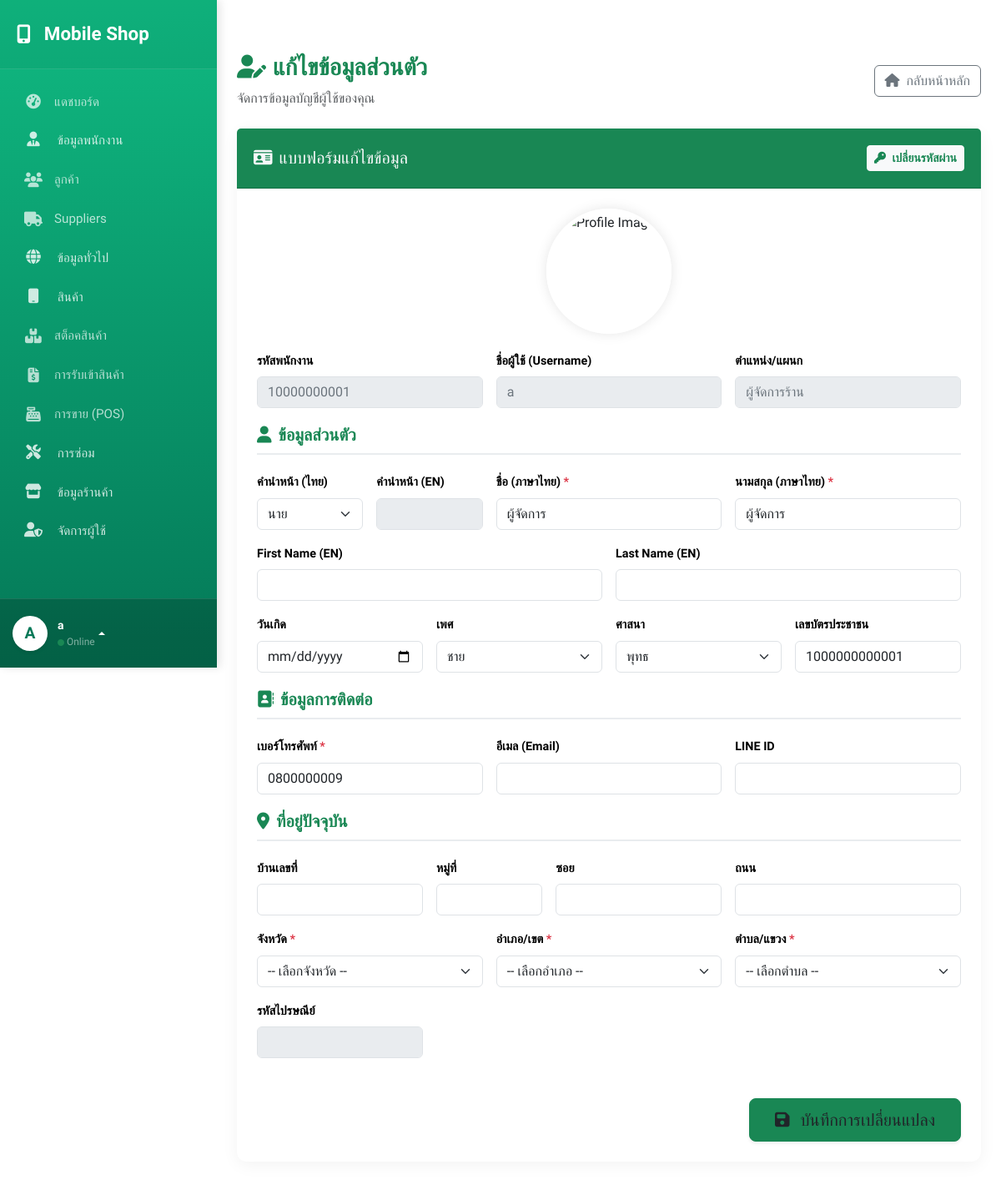
The app's page /profile/change_profile.php (signed in) with its own data.
### tables this page shows
CREATE TABLE `employees` (
  `emp_id` int(6) NOT NULL,
  `emp_code` varchar(20) NOT NULL,
  `emp_national_id` varchar(20) NOT NULL,
  `firstname_th` varchar(30) NOT NULL,
  `lastname_th` varchar(30) NOT NULL,
  `firstname_en` varchar(30) DEFAULT NULL,
  `lastname_en` varchar(30) DEFAULT NULL,
  `emp_phone_no` varchar(20) NOT NULL,
  `emp_email` varchar(75) DEFAULT NULL,
  `emp_line_id` varchar(30) DEFAULT NULL,
  `emp_birthday` date DEFAULT NULL,
  `create_at` datetime NOT NULL DEFAULT current_timestamp(),
  `update_at` datetime NOT NULL DEFAULT current_timestamp(),
  `emp_gender` enum('Male','Female') NOT NULL,
  `emp_status` enum('Active','Resigned') NOT NULL,
  `prefixs_prefix_id` int(6) NOT NULL,
  `Addresses_address_id` int(6) NOT NULL,
  `religions_religion_id` int(2) NOT NULL,
  `departments_dept_id` int(11) NOT NULL,
  `branches_branch_id` int(3) NOT NULL,
  `users_user_id` int(6) DEFAULT NULL COMMENT 'FK อ้างอิงตาราง users',
  `emp_image` varchar(255) DEFAULT NULL COMMENT 'ชื่อไฟล์รูปโปรไฟล์'
);

CREATE TABLE `users` (
  `user_id` int(6) NOT NULL,
  `username` varchar(50) NOT NULL,
  `password` varchar(255) NOT NULL,
  `user_status` enum('Active','Inactive') NOT NULL,
  `create_at` datetime NOT NULL DEFAULT current_timestamp(),
  `update_at` datetime NOT NULL DEFAULT current_timestamp()
);

CREATE TABLE `departments` (
  `dept_id` int(4) NOT NULL,
  `shop_info_shop_id` int(3) NOT NULL,
  `dept_name` varchar(50) NOT NULL,
  `dept_desc` varchar(100) DEFAULT NULL,
  `create_at` datetime NOT NULL DEFAULT current_timestamp(),
  `update_at` datetime NOT NULL DEFAULT current_timestamp()
);

CREATE TABLE `religions` (
  `religion_id` int(2) NOT NULL,
  `religion_name_th` varchar(30) NOT NULL,
  `religion_name_en` varchar(30) DEFAULT NULL,
  `is_active` tinyint(1) NOT NULL DEFAULT 1 COMMENT 'สถานะ (1=ใช้งาน, 0=ไม่ใช้งาน)'
);

### profile/change_profile.php (the view, shortened to what this page needs)
<?php
require '../config/config.php';
$user_id = $_SESSION['user_id'];
$sql = "SELECT e.*, u.username,
               d.dept_name, b.branch_name,
               a.address_id, a.home_no, a.moo, a.soi, a.road,
               sd.subdistrict_id, dist.district_id, pv.province_id, sd.zip_code,
               p.prefix_th, p.prefix_en
        FROM employees e
        JOIN users u ON e.users_user_id = u.user_id
        LEFT JOIN prefixs p ON e.prefixs_prefix_id = p.prefix_id
        LEFT JOIN departments d ON e.departments_dept_id = d.dept_id
        LEFT JOIN branches b ON e.branches_branch_id = b.branch_id
        LEFT JOIN addresses a ON e.Addresses_address_id = a.address_id
        LEFT JOIN subdistricts sd ON a.subdistricts_subdistrict_id = sd.subdistrict_id
        LEFT JOIN districts dist ON sd.districts_district_id = dist.district_id
        LEFT JOIN provinces pv ON dist.provinces_province_id = pv.province_id
        WHERE e.users_user_id = $user_id";
$user_data = mysqli_fetch_assoc(mysqli_query($conn, $sql));
$prefixes = mysqli_query($conn, "SELECT * FROM prefixs");
$religions = mysqli_query($conn, "SELECT * FROM religions");
?>
<!DOCTYPE html>
<html lang="th">
<head>
    <link href="https://cdn.jsdelivr.net/npm/bootstrap@5.3.3/dist/css/bootstrap.min.css" rel="stylesheet">
    <link href="https://cdnjs.cloudflare.com/ajax/libs/font-awesome/6.5.1/css/all.min.css" rel="stylesheet">
</head>
<body>
    <div class="d-flex" id="wrapper">
        <?php include '../global/sidebar.php'; ?>
        <div class="main-content w-100">
            <div class="container-fluid py-4">
                <div class="container">
                    <div class="d-flex justify-content-between align-items-center mb-4">
                        <div>
                            <h3 class="fw-bold text-success"><i class="fas fa-user-edit me-2"></i>แก้ไขข้อมูลส่วนตัว</h3>
                            <p class="text-muted mb-0 ">จัดการข้อมูลบัญชีผู้ใช้ของคุณ</p>
                        </div>
                        <a href="../home/dashboard.php" class="btn btn-outline-secondary"><i class="fas fa-home me-1"></i> กลับหน้าหลัก</a>
                    </div>
                    <div class="card card-custom">
                        <div class="card-header card-header-custom d-flex justify-content-between align-items-center">
                            <h5 class="mb-0 text-light"><i class="fas fa-id-card me-2"></i>แบบฟอร์มแก้ไขข้อมูล</h5>
                            <a href="change_password.php" class="btn btn-light btn-sm text-success fw-bold"><i class="fas fa-key me-1"></i> เปลี่ยนรหัสผ่าน</a>
                        </div>
                        <div class="card-body p-4">
                            <div class="text-center">
                                <div class="profile-img-container">
                                    <?php
                                    $img_src = !empty($user_data['emp_image']) ? '../uploads/employees/' . $user_data['emp_image'] : '../assets/img/default_avatar.png';
                                    ?>
                                    <img src="<?= $img_src ?>" alt="Profile Image" class="profile-img" onerror="this.src='../assets/img/default_avatar.png'">
                                </div>
                            </div>
                            <form method="POST">
                                <div class="row g-3">
                                    <div class="col-md-4">
                                        <label class="form-label">รหัสพนักงาน</label>
                                        <input type="text" class="form-control readonly-input" value="<?= $user_data['emp_code'] ?>" readonly>
                                    </div>
                                    <div class="col-md-4">
                                        <label class="form-label">ชื่อผู้ใช้ (Username)</label>
                                        <input type="text" class="form-control readonly-input" value="<?= $user_data['username'] ?>" readonly>
                                    </div>
                                    <div class="col-md-4">
                                        <label class="form-label">ตำแหน่ง/แผนก</label>
                                        <input type="text" class="form-control readonly-input" value="<?= $user_data['dept_name'] ?? '-' ?>" readonly>
                                    </div>
                                </div>
                                <h5 class="form-section-title"><i class="fas fa-user me-2"></i>ข้อมูลส่วนตัว</h5>
                                <div class="row g-3">
                                    <div class="col-md-2">
                                        <label class="form-label">คำนำหน้า (ไทย)</label>
                                        <select name="prefix_id" id="prefix_id" class="form-select" onchange="updatePrefixEn()">
                                            <?php foreach ($prefixes as $p): ?>
                                                <option value="<?= $p['prefix_id'] ?>"
                                                    data-en="<?= $p['prefix_en'] ?>"
                                                    <?= $p['prefix_id'] == $user_data['prefixs_prefix_id'] ? 'selected' : '' ?>>
                                                    <?= $p['prefix_th'] ?>
                                                </option>
                                            <?php endforeach; ?>
                                        </select>
                                    </div>
                                    <div class="col-md-2">
                                        <label class="form-label">คำนำหน้า (EN)</label>
                                        <input type="text" id="prefix_en" class="form-control readonly-input" value="<?= $user_data['prefix_en'] ?>" readonly>
                                    </div>
                                    <div class="col-md-4">
                                        <label class="form-label">ชื่อ (ภาษาไทย) <span class="text-danger">*</span></label>
                                        <input type="text" name="firstname_th" class="form-control" value="<?= $user_data['firstname_th'] ?>" required>
                                    </div>
                                    <div class="col-md-4">
                                        <label class="form-label">นามสกุล (ภาษาไทย) <span class="text-danger">*</span></label>
                                        <input type="text" name="lastname_th" class="form-control" value="<?= $user_data['lastname_th'] ?>" required>
                                    </div>
                                    <div class="col-md-6">
                                        <label class="form-label">First Name (EN)</label>
                                        <input type="text" name="firstname_en" class="form-control" value="<?= $user_data['firstname_en'] ?>">
                                    </div>
                                    <div class="col-md-6">
                                        <label class="form-label">Last Name (EN)</label>
                                        <input type="text" name="lastname_en" class="form-control" value="<?= $user_data['lastname_en'] ?>">
                                    </div>
                                    <div class="col-md-3">
                                        <label class="form-label">วันเกิด</label>
                                        <input type="date" name="emp_birthday" class="form-control" value="<?= $user_data['emp_birthday'] ?>">
                                    </div>
                                    <div class="col-md-3">
                                        <label class="form-label">เพศ</label>
                                        <select name="emp_gender" class="form-select">
                                            <option value="Male" <?= $user_data['emp_gender'] == 'Male' ? 'selected' : '' ?>>ชาย</option>
                                        </select>
                                    </div>
                                    <div class="col-md-3">
                                        <label class="form-label">ศาสนา</label>
                                        <select name="religion_id" class="form-select">
                                            <?php foreach ($religions as $r): ?>
                                                <option value="<?= $r['religion_id'] ?>" <?= $r['religion_id'] == $user_data['religions_religion_id'] ? 'selected' : '' ?>>
                                                    <?= $r['religion_name_th'] ?>
                                                </option>
                                            <?php endforeach; ?>
                                        </select>
                                    </div>
                                    <div class="col-md-3">
                                        <label class="form-label">เลขบัตรประชาชน</label>
                                        <input type="text" name="emp_national_id" id="emp_national_id" class="form-control"
                                            value="<?= $user_data['emp_national_id'] ?>" maxlength="13">
                                    </div>
                                </div>
                                <h5 class="form-section-title"><i class="fas fa-address-book me-2"></i>ข้อมูลการติดต่อ</h5>
                                <div class="row g-3">
                                    <div class="col-md-4">
                                        <label class="form-label">เบอร์โทรศัพท์ <span class="text-danger">*</span></label>
                                        <input type="text" name="emp_phone_no" id="emp_phone_no" class="form-control"
                                            value="<?= $user_data['emp_phone_no'] ?>" maxlength="10" required>
                                    </div>
                                    <div class="col-md-4">
                                        <label class="form-label">อีเมล (Email)</label>
                                        <input type="email" name="emp_email" class="form-control" value="<?= $user_data['emp_email'] ?>">
                                    </div>
                                    <div class="col-md-4">
                                        <label class="form-label">LINE ID</label>
                                        <input type="text" name="emp_line_id" class="form-control" value="<?= $user_data['emp_line_id'] ?>">
                                    </div>
                                </div>
                                <h5 class="form-section-title"><i class="fas fa-map-marker-alt me-2"></i>ที่อยู่ปัจจุบัน</h5>
                                <div class="row g-3">
                                    <div class="col-md-3">
                                        <label class="form-label">บ้านเลขที่</label>
                                        <input type="text" name="home_no" class="form-control" value="<?= $user_data['home_no'] ?>">
                                    </div>
                                    <div class="col-md-2">
                                        <label class="form-label">หมู่ที่</label>
                                        <input type="text" name="moo" class="form-control" value="<?= $user_data['moo'] ?>">
                                    </div>
                                    <div class="col-md-3">
                                        <label class="form-label">ซอย</label>
                                        <input type="text" name="soi" class="form-control" value="<?= $user_data['soi'] ?>">
                                    </div>
                                    <div class="col-md-4">
                                        <label class="form-label">ถนน</label>
                                        <input type="text" name="road" class="form-control" value="<?= $user_data['road'] ?>">
                                    </div>
                                    <div class="col-md-4">
                                        <label class="form-label">จังหวัด <span class="text-danger">*</span></label>
                                        <select id="province" class="form-select" onchange="loadDistricts(this.value)" required>
                                            <option value="">-- เลือกจังหวัด --</option>
                                        </select>
                                    </div>
                                    <div class="col-md-4">
                                        <label class="form-label">อำเภอ/เขต <span class="text-danger">*</span></label>
                                        <select id="district" class="form-select" onchange="loadSubdistricts(this.value)" required>
                                            <option value="">-- เลือกอำเภอ --</option>
                                        </select>
                                    </div>
                                    <div class="col-md-4">
                                        <label class="form-label">ตำบล/แขวง <span class="text-danger">*</span></label>
                                        <select id="subdistrict" name="subdistrict_id" class="form-select" onchange="updateZipcode(this)" required>
                                            <option value="">-- เลือกตำบล --</option>
                                        </select>
                                    </div>
                                    <div class="col-md-3">
                                        <label class="form-label">รหัสไปรษณีย์</label>
                                        <input type="text" id="zipcode" class="form-control readonly-input" value="<?= $user_data['zip_code'] ?>" readonly>
                                    </div>
                                </div>
                                <div class="text-end mt-5">
                                    <button type="submit" class="btn btn-success-custom btn-lg shadow-sm">
                                        <i class="fas fa-save me-2"></i> บันทึกการเปลี่ยนแปลง
                                    </button>
                                </div>
                            </form>
                        </div>
                    </div>
                </div>
            </div>
        </div>
    </div>
</body>
</html>

### records on screen
employees: emp_code "10000000001", username "a", dept_name "ผู้จัดการร้าน", firstname_th "ผู้จัดการ", lastname_th "ผู้จัดการ", emp_gender "ชาย", religion_id "พุทธ", emp_national_id "1000000000001", emp_phone_no "0800000009"

### other values on screen
$user_avatar_char "A"
$sidebar_username "a"
form field prefix_id "นาย"
